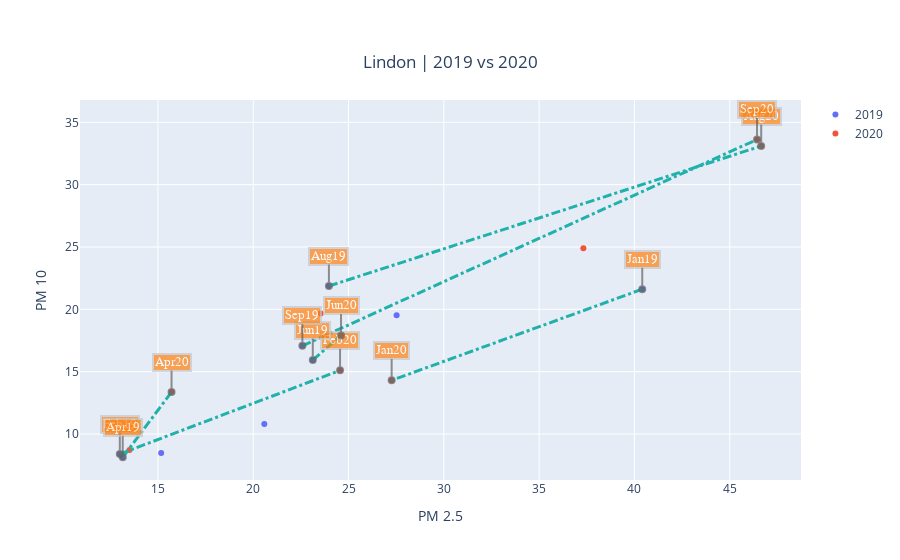

The code cell stored with this chart in its notebook:
### Code cell
plot_2020(*arg_19vs20)

### Figure 1 — Plotly figure (JSON) as saved in the notebook; plotly's stock layout.template omitted (floating-point values rounded to 4 significant figures)
{"data": [{"mode": "markers", "name": "2019", "type": "scatter", "x": [40.41, 13, 20.58, 13.15, 15.17, 23.12, 27.52, 23.97, 22.58], "y": [21.61, 8.393, 10.81, 8.133, 8.484, 15.93, 19.53, 21.87, 17.07]}, {"mode": "markers", "name": "2020", "type": "scatter", "x": [27.26, 24.56, 13.51, 15.71, 23.54, 24.61, 37.32, 46.65, 46.43], "y": [14.3, 15.1, 8.71, 13.37, 19.67, 17.9, 24.9, 33.1, 33.62]}], "layout": {"annotations": [{"align": "center", "arrowcolor": "#636363", "arrowhead": 6, "arrowsize": 1, "arrowwidth": 2, "ax": 0, "ay": -30, "bgcolor": "#ff7f0e", "bordercolor": "#c7c7c7", "borderpad": 1, "borderwidth": 2, "font": {"color": "#ffffff", "family": "Courier New, monospace", "size": 13}, "opacity": 0.7, "showarrow": true, "text": "Jan19", "visible": true, "x": 40.41, "xref": "x", "y": 21.61, "yref": "y"}, {"align": "center", "arrowcolor": "#636363", "arrowhead": 6, "arrowsize": 1, "arrowwidth": 2, "ax": 0, "ay": -30, "bgcolor": "#ff7f0e", "bordercolor": "#c7c7c7", "borderpad": 1, "borderwidth": 2, "font": {"color": "#ffffff", "family": "Courier New, monospace", "size": 13}, "opacity": 0.7, "showarrow": true, "text": "Jan20", "visible": true, "x": 27.26, "xref": "x", "y": 14.3, "yref": "y"}, {"align": "center", "arrowcolor": "#636363", "arrowhead": 6, "arrowsize": 1, "arrowwidth": 2, "ax": 0, "ay": -30, "bgcolor": "#ff7f0e", "bordercolor": "#c7c7c7", "borderpad": 1, "borderwidth": 2, "font": {"color": "#ffffff", "family": "Courier New, monospace", "size": 13}, "opacity": 0.7, "showarrow": true, "text": "Feb19", "visible": true, "x": 13, "xref": "x", "y": 8.393, "yref": "y"}, {"align": "center", "arrowcolor": "#636363", "arrowhead": 6, "arrowsize": 1, "arrowwidth": 2, "ax": 0, "ay": -30, "bgcolor": "#ff7f0e", "bordercolor": "#c7c7c7", "borderpad": 1, "borderwidth": 2, "font": {"color": "#ffffff", "family": "Courier New, monospace", "size": 13}, "opacity": 0.7, "showarrow": true, "text": "Feb20", "visible": true, "x": 24.56, "xref": "x", "y": 15.1, "yref": "y"}, {"align": "center", "arrowcolor": "#636363", "arrowhead": 6, "arrowsize": 1, "arrowwidth": 2, "ax": 0, "ay": -30, "bgcolor": "#ff7f0e", "bordercolor": "#c7c7c7", "borderpad": 1, "borderwidth": 2, "font": {"color": "#ffffff", "family": "Courier New, monospace", "size": 13}, "opacity": 0.7, "showarrow": true, "text": "Apr19", "visible": true, "x": 13.15, "xref": "x", "y": 8.133, "yref": "y"}, {"align": "center", "arrowcolor": "#636363", "arrowhead": 6, "arrowsize": 1, "arrowwidth": 2, "ax": 0, "ay": -30, "bgcolor": "#ff7f0e", "bordercolor": "#c7c7c7", "borderpad": 1, "borderwidth": 2, "font": {"color": "#ffffff", "family": "Courier New, monospace", "size": 13}, "opacity": 0.7, "showarrow": true, "text": "Apr20", "visible": true, "x": 15.71, "xref": "x", "y": 13.37, "yref": "y"}, {"align": "center", "arrowcolor": "#636363", "arrowhead": 6, "arrowsize": 1, "arrowwidth": 2, "ax": 0, "ay": -30, "bgcolor": "#ff7f0e", "bordercolor": "#c7c7c7", "borderpad": 1, "borderwidth": 2, "font": {"color": "#ffffff", "family": "Courier New, monospace", "size": 13}, "opacity": 0.7, "showarrow": true, "text": "Jun19", "visible": true, "x": 23.12, "xref": "x", "y": 15.93, "yref": "y"}, {"align": "center", "arrowcolor": "#636363", "arrowhead": 6, "arrowsize": 1, "arrowwidth": 2, "ax": 0, "ay": -30, "bgcolor": "#ff7f0e", "bordercolor": "#c7c7c7", "borderpad": 1, "borderwidth": 2, "font": {"color": "#ffffff", "family": "Courier New, monospace", "size": 13}, "opacity": 0.7, "showarrow": true, "text": "Jun20", "visible": true, "x": 24.61, "xref": "x", "y": 17.9, "yref": "y"}, {"align": "center", "arrowcolor": "#636363", "arrowhead": 6, "arrowsize": 1, "arrowwidth": 2, "ax": 0, "ay": -30, "bgcolor": "#ff7f0e", "bordercolor": "#c7c7c7", "borderpad": 1, "borderwidth": 2, "font": {"color": "#ffffff", "family": "Courier New, monospace", "size": 13}, "opacity": 0.7, "showarrow": true, "text": "Aug19", "visible": true, "x": 23.97, "xref": "x", "y": 21.87, "yref": "y"}, {"align": "center", "arrowcolor": "#636363", "arrowhead": 6, "arrowsize": 1, "arrowwidth": 2, "ax": 0, "ay": -30, "bgcolor": "#ff7f0e", "bordercolor": "#c7c7c7", "borderpad": 1, "borderwidth": 2, "font": {"color": "#ffffff", "family": "Courier New, monospace", "size": 13}, "opacity": 0.7, "showarrow": true, "text": "Aug20", "visible": true, "x": 46.65, "xref": "x", "y": 33.1, "yref": "y"}, {"align": "center", "arrowcolor": "#636363", "arrowhead": 6, "arrowsize": 1, "arrowwidth": 2, "ax": 0, "ay": -30, "bgcolor": "#ff7f0e", "bordercolor": "#c7c7c7", "borderpad": 1, "borderwidth": 2, "font": {"color": "#ffffff", "family": "Courier New, monospace", "size": 13}, "opacity": 0.7, "showarrow": true, "text": "Sep19", "visible": true, "x": 22.58, "xref": "x", "y": 17.07, "yref": "y"}, {"align": "center", "arrowcolor": "#636363", "arrowhead": 6, "arrowsize": 1, "arrowwidth": 2, "ax": 0, "ay": -30, "bgcolor": "#ff7f0e", "bordercolor": "#c7c7c7", "borderpad": 1, "borderwidth": 2, "font": {"color": "#ffffff", "family": "Courier New, monospace", "size": 13}, "opacity": 0.7, "showarrow": true, "text": "Sep20", "visible": true, "x": 46.43, "xref": "x", "y": 33.62, "yref": "y"}], "shapes": [{"line": {"color": "LightSeaGreen", "dash": "dashdot", "width": 3}, "type": "line", "x0": 40.41, "x1": 27.26, "y0": 21.61, "y1": 14.3}, {"line": {"color": "LightSeaGreen", "dash": "dashdot", "width": 3}, "type": "line", "x0": 13, "x1": 24.56, "y0": 8.393, "y1": 15.1}, {"line": {"color": "LightSeaGreen", "dash": "dashdot", "width": 3}, "type": "line", "x0": 13.15, "x1": 15.71, "y0": 8.133, "y1": 13.37}, {"line": {"color": "LightSeaGreen", "dash": "dashdot", "width": 3}, "type": "line", "x0": 23.12, "x1": 24.61, "y0": 15.93, "y1": 17.9}, {"line": {"color": "LightSeaGreen", "dash": "dashdot", "width": 3}, "type": "line", "x0": 23.97, "x1": 46.65, "y0": 21.87, "y1": 33.1}, {"line": {"color": "LightSeaGreen", "dash": "dashdot", "width": 3}, "type": "line", "x0": 22.58, "x1": 46.43, "y0": 17.07, "y1": 33.62}], "showlegend": true, "title": {"text": " Lindon | 2019 vs 2020", "x": 0.5, "xanchor": "center", "y": 0.9, "yanchor": "top"}, "xaxis": {"title": {"text": "PM 2.5"}}, "yaxis": {"title": {"text": "PM 10"}}}}
